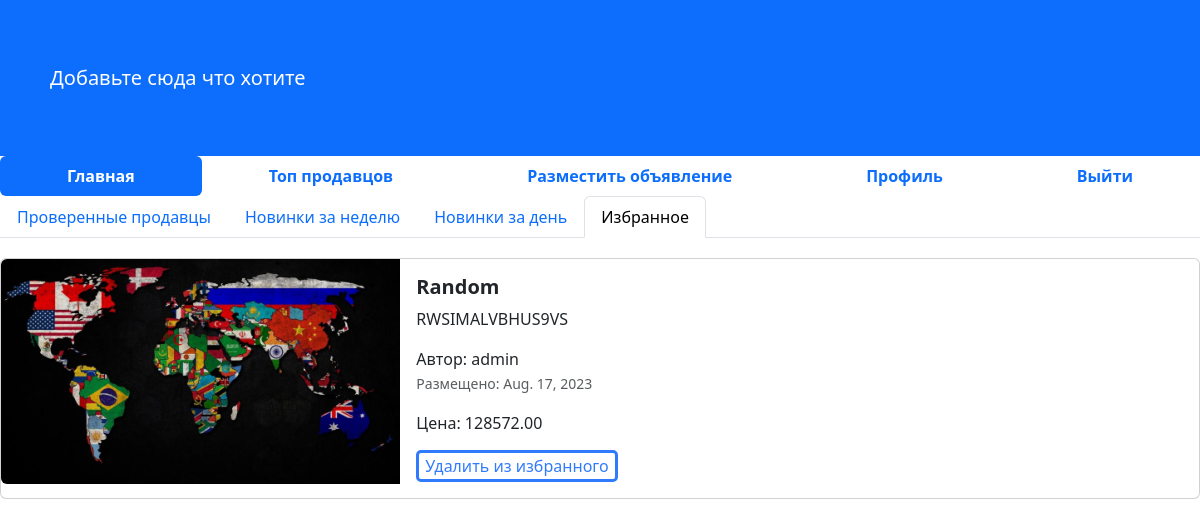
Screenshot of /favorites (signed in) with the database file from the repository.
### add/models.py (models this page shows, shortened)
class Advertisement(models.Model):
    title = models.CharField("Заголовок",max_length= 128)#validators=[RegexValidator('[?+-/%]', inverse_match=True)]
    descriptions = models.TextField('описание')
    prices = models.DecimalField(' цена' , max_digits= 10 , decimal_places = 2)
    auction = models.BooleanField('merch', help_text= 'Уместен ли торг')
    created = models.DateField(auto_now_add=True)
    update = models.DateField(auto_now=True)
    user = models.ForeignKey(User, on_delete=models.CASCADE) # если User буджет удален то все обьявления связанные с ним тоже будут удалены
    image = models.ImageField("изображения", upload_to='advertisements/')
    favorites = models.ManyToManyField(User, related_name='favorite_adv')
    def get_absolute_url(self):
        return reverse("post_adv_detail", kwargs={"pk": self.pk})# pk тоже самое что и id в модели
    class Meta:
       db_table = 'Advertisement'

### add/views.py (the view)
# urls.py: path("favorites", favorit_list, name='favorit_list'),
@login_required
def favorit_list(request):
    user = request.user
    favorites = user.favorite_adv.all() # Получаем все объявления, которые у пользователя в избранном
    context = {"favorite_list": favorites}
    return render(request, 'all-fav.html', context)

### templates/all-fav.html (shortened to what this page needs)
{% extends 'base.html' %}
{% block content %}
  <footer style="padding: 50px;" class="bg-primary">
    <nav class="navbar navbar-expand-sm navbar-dark">
      <a class="navbar-brand" href="#">Добавьте сюда что хотите</a>
    </nav>
  </footer>
<ul class="nav nav-pills sticky-top bg-white nav-fill">
  <li class="nav-item">
    <a class="nav-link active" href="{% url 'home' %}">
      <span style="font-weight: bold;">Главная</span>
    </a>
  </li>
  <li class="nav-item">
    <a class="nav-link" href="{% url 'top_sellers' %}">
      <span style="font-weight: bold;">Топ продавцов</span>
    </a>
  </li>
  {% if not user.is_authenticated %}
  <li class="nav-item">
    <a class="nav-link" href="{% url 'sign_in' %}">
      <span style="font-weight: bold;">Регистрация</span>
    </a>
  </li>
  <li class="nav-item">
    <a class="nav-link" href="{% url 'login' %}">
      <span style="font-weight: bold;">Войти</span>
    </a>
  </li>
  {% else %}
  <li class="nav-item">
    <a class="nav-link" href="{% url 'post_adv' %}">
      <span style="font-weight: bold;">Разместить объявление</span>
    </a>
  </li>
  <li class="nav-item">
    <a class="nav-link" aria-current="page" href="{% url 'profile' %}">
      <span style="font-weight: bold;">Профиль</span>
    </a>
  </li>
  <li class="nav-item">
    <a class="nav-link" href="{% url 'logout' %}">
      <span style="font-weight: bold;">Выйти</span>
    </a>
  </li>
  {% endif %}
</ul>
  <ul class="nav nav-tabs bg-white">
    <li class="nav-item">
      <a class="nav-link" aria-current="page" href="../../">Проверенные продавцы</a>
    </li>
    <li class="nav-item">
      <a class="nav-link" href="/novinki">Новинки за неделю</a>
    </li>
    <li class="nav-item">
      <a class="nav-link" href="/novinki_za_den">Новинки за день</a>
    </li>
    <li class="nav-item">
      <a class="nav-link active" href="#">Избранное</a>
    </li>
  </ul>
<div class="col">
  {%for adv in favorite_list%}
  <div class="card mb-2" style="max-width: 1200px; margin-top: 20px;">
    <div class="row g-0">
      <div class="col-md-4">
        <a href="{{ adv.get_absolute_url }}" class="nav-link">
          {% if adv.image %}
            <img src=" {{adv.image.url}} " class="img-fluid rounded-start" alt="Card title">
          {% endif %}
        </a>
      </div>
      <div class="col-md-8">
        <div class="card-body">
          <h5 class="card-title">
            <a href="{{ adv.get_absolute_url }}" class="nav-link"><strong>{{adv.title}}</strong></a>
          </h5>
          <a href="{{ adv.get_absolute_url }}" class="nav-link">
            <p class="card-text">
              {{adv.descriptions}}
            </p>
            <span>Автор: {{adv.user}}</span>
            <p class="card-text"><small class="text-muted">Размещено: {{adv.created}}</small></p>
            <span>Цена: {{adv.prices}}</span>
          </a>
          {% if user in adv.favorites.all %}
          <form action="{% url 'remove_from_favorite' adv.id %}" method="post">
            <button type="submit" class="fav_button_del">Удалить из избранного</button>
          </form>
          {% else %}
          <form action="{% url 'add_to_favorites' adv.id %}" method="post">
            {% csrf_token %}
            <button type="submit" class="fav_button_on">Добавить в избранное</button>
          </form>
          {% endif %}
        </div>
      </div>
    </div>
  </div>
  {% endfor %}
</div>
{% endblock %}

### templates/base.html (style rules this page uses)
.fav_button_del { margin-top: 15px; border: 3px solid rgb(48, 123, 253); border-radius: 5px; align-items: center; background-color: white; color: rgb(48, 123, 253); }

### rows the page displays
Advertisement: image (picture), title "Random", descriptions "RWSIMALVBHUS9VS", user "admin", created "Aug. 17, 2023", prices "128572.00", shows "Удалить из избранного"
